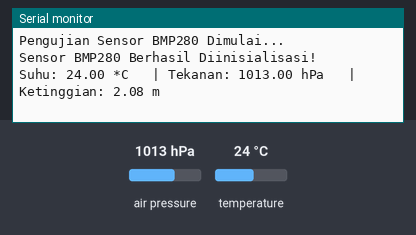
This sketch was run on a simulated Arduino Uno, built with avr-gcc and run on an emulated ATmega328P. Shown: the last lines printed to the serial monitor. The test bench sets the inputs (shaded band); at power-on: air pressure 1013 hPa, temperature 24 °C.

Above: at 1.2 s.
1.3 s: air pressure set to 952 hPa
At 2.5 s:
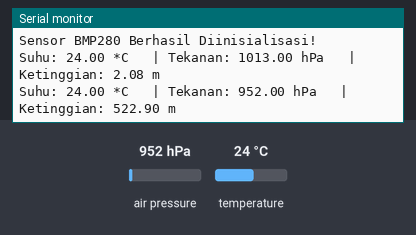
3.6 s: temperature set to 12 °C
At 5.4 s:
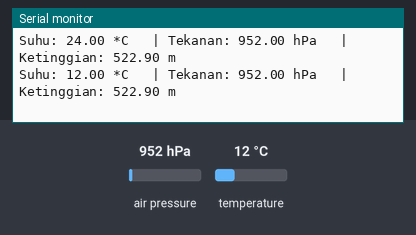
5.9 s: air pressure set to 975 hPa
At 7.1 s:
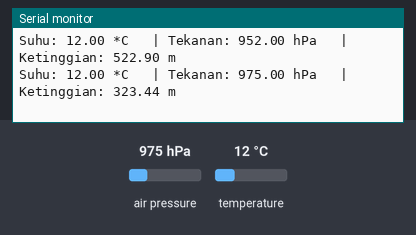
Timing chart, 0 to 8.9 s (numbered marks = the images above; inputs shaded):
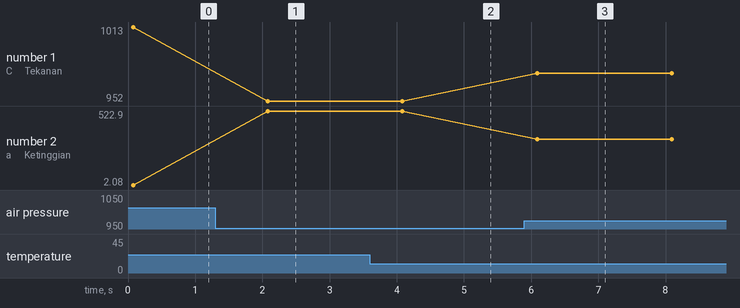

Measured:
- after the input at 1.3 s, the serial monitor: prints a new line after 0.78 s (image 1)
- after the input at 3.6 s, the serial monitor: prints a new line after 0.49 s (image 2)
- after the input at 5.9 s, the serial monitor: prints a new line after 0.19 s (image 3)
- plotted number 1: 1013 → 952 after the input at 1.3 s, 952 → 975 after the input at 5.9 s
- plotted number 2: 2.08 → 522.9 after the input at 1.3 s, 522.9 → 323.44 after the input at 5.9 s

The sketch:

6.Pengujian_BMP280.ino
```cpp
#include <Wire.h>
#include <Adafruit_Sensor.h>
#include <Adafruit_BMP280.h>

Adafruit_BMP280 bmp;

void setup() {
  Serial.begin(9600);
  Serial.println(F("Pengujian Sensor BMP280 Dimulai..."));

  // Alamat I2C BMP280 adalah 0x76 atau 0x77, tergantung pin SDO pada modul
  if (!bmp.begin(0x76) && !bmp.begin(0x77)) {
    Serial.println(F("Gagal menemukan sensor BMP280!"));
    Serial.println(F("Periksa pemasangan modul pada port I2C."));
    while (1);
  }

  Serial.println(F("Sensor BMP280 Berhasil Diinisialisasi!"));

  // Pengaturan sampling standar untuk hasil yang stabil
  bmp.setSampling(Adafruit_BMP280::MODE_NORMAL,
                  Adafruit_BMP280::SAMPLING_X2,
                  Adafruit_BMP280::SAMPLING_X16,
                  Adafruit_BMP280::FILTER_X16,
                  Adafruit_BMP280::STANDBY_MS_500);
}

void loop() {
  // 1. Membaca Suhu dalam derajat Celsius (*C)
  float suhu = bmp.readTemperature();

  // 2. Membaca Tekanan Udara (Pascal dibagi 100 menjadi hPa)
  float tekanan = bmp.readPressure() / 100.0F;

  // 3. Membaca Perkiraan Ketinggian (Meter)
  // 1013.25 adalah tekanan udara standar di permukaan laut (hPa)
  float ketinggian = bmp.readAltitude(1013.25);

  // Menampilkan hasil pembacaan ke Serial Monitor
  Serial.print(F("Suhu: "));
  Serial.print(suhu);
  Serial.print(F(" *C \t| "));

  Serial.print(F("Tekanan: "));
  Serial.print(tekanan);
  Serial.print(F(" hPa \t| "));

  Serial.print(F("Ketinggian: "));
  Serial.print(ketinggian);
  Serial.println(F(" m"));

  delay(2000);
}
```
